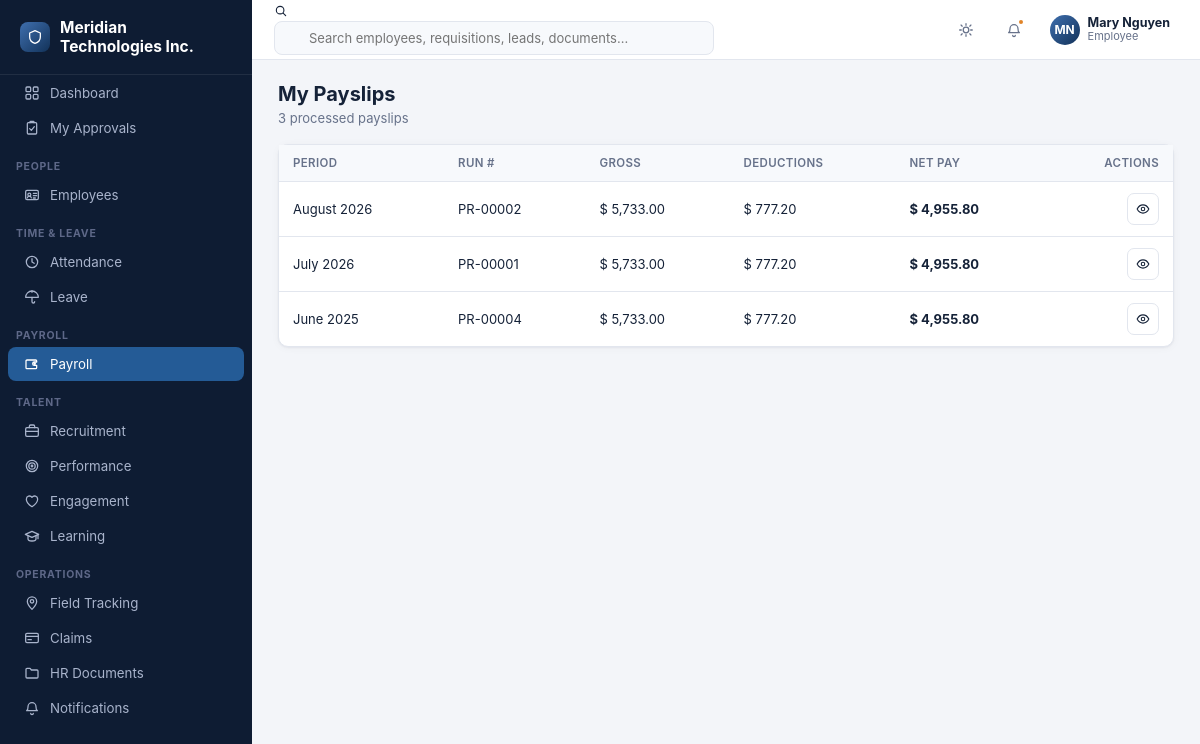
Page /payroll/my-payslips (signed in) on the committed database.
### tables this page shows
CREATE TABLE company_settings (
    id INTEGER PRIMARY KEY CHECK (id = 1),
    company_name TEXT NOT NULL DEFAULT 'Your Company',
    logo_path TEXT,
    address TEXT,
    city TEXT,
    state TEXT,
    country TEXT,
    pincode TEXT,
    phone TEXT,
    email TEXT,
    website TEXT,
    gstin TEXT,
    pan TEXT,
    currency_symbol TEXT NOT NULL DEFAULT '$',
    fiscal_year_start_month INTEGER NOT NULL DEFAULT 4,
    updated_at TEXT NOT NULL DEFAULT (datetime('now'))
);

CREATE TABLE users (
    id INTEGER PRIMARY KEY AUTOINCREMENT,
    username TEXT NOT NULL UNIQUE,
    password_hash TEXT NOT NULL,
    full_name TEXT NOT NULL,
    email TEXT,
    phone TEXT,
    role_id INTEGER NOT NULL REFERENCES roles(id),
    employee_id INTEGER REFERENCES employees(id),
    is_active INTEGER NOT NULL DEFAULT 1,
    last_login_at TEXT,
    created_at TEXT NOT NULL DEFAULT (datetime('now'))
);

CREATE TABLE roles (
    id INTEGER PRIMARY KEY AUTOINCREMENT,
    name TEXT NOT NULL UNIQUE,
    description TEXT,
    is_system INTEGER NOT NULL DEFAULT 0,
    created_at TEXT NOT NULL DEFAULT (datetime('now'))
);

CREATE TABLE payslips (
    id INTEGER PRIMARY KEY AUTOINCREMENT,
    payroll_run_id INTEGER NOT NULL REFERENCES payroll_runs(id) ON DELETE CASCADE,
    employee_id INTEGER NOT NULL REFERENCES employees(id) ON DELETE CASCADE,
    basic REAL NOT NULL DEFAULT 0,
    hra REAL NOT NULL DEFAULT 0,
    conveyance REAL NOT NULL DEFAULT 0,
    medical REAL NOT NULL DEFAULT 0,
    special_allowance REAL NOT NULL DEFAULT 0,
    other_allowance REAL NOT NULL DEFAULT 0,
    overtime_amount REAL NOT NULL DEFAULT 0,
    bonus REAL NOT NULL DEFAULT 0,
    gross_earnings REAL NOT NULL DEFAULT 0,
    pf_deduction REAL NOT NULL DEFAULT 0,
    esi_deduction REAL NOT NULL DEFAULT 0,
    professional_tax REAL NOT NULL DEFAULT 0,
    income_tax REAL NOT NULL DEFAULT 0,
    loan_deduction REAL NOT NULL DEFAULT 0,
    other_deduction REAL NOT NULL DEFAULT 0,
    total_deductions REAL NOT NULL DEFAULT 0,
    net_pay REAL NOT NULL DEFAULT 0,
    lop_days REAL NOT NULL DEFAULT 0,
    status TEXT NOT NULL DEFAULT 'Generated'
);

CREATE TABLE payroll_runs (
    id INTEGER PRIMARY KEY AUTOINCREMENT,
    run_number TEXT NOT NULL UNIQUE,
    period_month INTEGER NOT NULL,
    period_year INTEGER NOT NULL,
    status TEXT NOT NULL DEFAULT 'Draft',
    processed_at TEXT,
    processed_by INTEGER REFERENCES users(id),
    total_gross REAL NOT NULL DEFAULT 0,
    total_deductions REAL NOT NULL DEFAULT 0,
    total_net REAL NOT NULL DEFAULT 0,
    created_at TEXT NOT NULL DEFAULT (datetime('now')),
    UNIQUE(period_month, period_year)
);

### blueprints/payroll.py (the view)
@bp.route("/my-payslips")
@permission_required("payroll.payslips.view")
def my_payslips():
    if g.employee is None:
        flash("No employee record is linked to your account.", "error")
        return redirect(url_for("dashboard.index"))
    rows = db.query(
        """SELECT p.*, r.period_month, r.period_year, r.run_number
           FROM payslips p JOIN payroll_runs r ON r.id = p.payroll_run_id
           WHERE p.employee_id=? AND r.status='Processed'
           ORDER BY r.period_year DESC, r.period_month DESC""",
        (g.employee["id"],),
    )
    display_rows = []
    for r in rows:
        d = dict(r)
        d["period_label"] = _period_label(d["period_month"], d["period_year"])
        display_rows.append(d)
    return render_template("payroll/my_payslips.html", rows=display_rows)

### auth.py (called while the page is built)
def has_permission(code):
    if g.get("user") is None:
        return False
    perms = g.get("permissions", set())
    if "*" in perms:
        return True
    return code in perms

def permission_required(code):
    def decorator(view):
        @functools.wraps(view)
        def wrapped(**kwargs):
            if g.user is None:
                return redirect(url_for("auth.login", next=request.path))
            if not has_permission(code):
                flash(f"You don't have permission to do this ({code}).", "error")
                return redirect(url_for("dashboard.index"))
            return view(**kwargs)
        return wrapped
    return decorator

### blueprints/payroll.py (called while the page is built)
def _period_label(month, year):
    return f"{calendar.month_name[int(month)]} {year}"

### db.py (called while the page is built)
def get_db():
    if "db" not in g:
        os.makedirs(os.path.dirname(config.DB_PATH), exist_ok=True)
        g.db = sqlite3.connect(config.DB_PATH, detect_types=sqlite3.PARSE_DECLTYPES)
        g.db.row_factory = sqlite3.Row
        g.db.execute("PRAGMA foreign_keys = ON")
    return g.db

def query(sql, args=(), one=False):
    conn = get_db()
    cur = conn.execute(sql, args)
    rows = cur.fetchall()
    cur.close()
    if one:
        return rows[0] if rows else None
    return rows

### helpers.py (called while the page is built)
def money(value, symbol=None):
    try:
        value = float(value or 0)
    except (TypeError, ValueError):
        value = 0
    sym = symbol
    if sym is None:
        try:
            import db as _db
            row = _db.query("SELECT currency_symbol FROM company_settings WHERE id=1", one=True)
            sym = (row["currency_symbol"] if row else "$") + " "
        except Exception:
            sym = "$ "
    return f"{sym}{value:,.2f}"

def initials(name):
    if not name:
        return "?"
    parts = str(name).strip().split()
    if not parts:
        return "?"
    if len(parts) == 1:
        return parts[0][:2].upper()
    return (parts[0][0] + parts[-1][0]).upper()

### notify.py (called while the page is built)
def unread_count(user_id):
    row = db.query(
        "SELECT COUNT(*) as c FROM notifications WHERE user_id=? AND is_read=0", (user_id,), one=True
    )
    return row["c"] if row else 0

### templates/payroll/my_payslips.html (shortened to what this page needs)
{% extends "base.html" %}
{% import "partials/icons.html" as ic %}
{% block content %}
<div class="page-head">
  <div><h1>My Payslips</h1><div class="sub">{{ rows|length }} processed payslip{{ 's' if rows|length != 1 else '' }}</div></div>
</div>
<div class="card">
  <div class="table-wrap">
    {% if rows %}
    <table class="dt">
      <thead><tr>
        <th>Period</th><th>Run #</th><th>Gross</th><th>Deductions</th><th>Net Pay</th><th style="text-align:right">Actions</th>
      </tr></thead>
      <tbody>
        {% for r in rows %}
        <tr>
          <td>{{ r.period_label }}</td>
          <td>{{ r.run_number }}</td>
          <td>{{ r.gross_earnings|money }}</td>
          <td>{{ r.total_deductions|money }}</td>
          <td><strong>{{ r.net_pay|money }}</strong></td>
          <td>
            <div class="row-actions">
              <a class="btn sm btn-icon" href="{{ url_for('payroll.payslip_view', id=r.id) }}" title="View payslip">{{ ic.icon('eye',14) }}</a>
            </div>
          </td>
        </tr>
        {% endfor %}
      </tbody>
    </table>
    {% else %}
    <div class="empty-state">
      <div class="ic">{{ ic.icon('wallet', 34) }}</div>
      <p>No payslips yet. They'll appear here once a payroll run covering you is processed.</p>
    </div>
    {% endif %}
  </div>
</div>
{% endblock %}

### templates/base.html (shortened to what this page needs)
<!doctype html>
<html lang="en">
<head>
<link rel="stylesheet" href="{{ url_for('static', filename='css/style.css') }}">
</head>
<body>
{% import "partials/icons.html" as ic %}
{% set ep = request.endpoint or '' %}
<div class="app">
  <aside class="sidebar" id="sidebar">
    <div class="sidebar-brand"><span class="logo-dot">{{ ic.icon('shield', 16) }}</span> <span>{{ company.company_name if company else 'Enterprise HR' }}</span></div>
    <nav>
      <div class="nav-item {{ 'active' if ep=='dashboard.index' }}" onclick="location.href='{{ url_for('dashboard.index') }}'">
        {{ ic.icon('grid') }} <span>Dashboard</span>
      </div>
      <div class="nav-item {{ 'active' if ep=='dashboard.my_approvals' }}" onclick="location.href='{{ url_for('dashboard.my_approvals') }}'">
        {{ ic.icon('clipboard-check') }} <span>My Approvals</span>
      </div>
      {% if has_permission('employees.employees.view') %}
      <div class="nav-section">People</div>
      <div class="nav-item {{ 'active' if ep.startswith('employees.') }}" onclick="location.href='{{ url_for('employees.list_view') }}'">{{ ic.icon('id-card') }} <span>Employees</span></div>
      {% endif %}
      {% if has_permission('attendance.attendance.view') %}
      <div class="nav-section">Time &amp; Leave</div>
      <div class="nav-item {{ 'active' if ep.startswith('attendance.') }}" onclick="location.href='{{ url_for('attendance.daily') }}'">{{ ic.icon('clock') }} <span>Attendance</span></div>
      {% endif %}
      {% if has_permission('leave.requests.view') %}
      <div class="nav-item {{ 'active' if ep.startswith('leave.') }}" onclick="location.href='{{ url_for('leave.requests_list') }}'">{{ ic.icon('umbrella') }} <span>Leave</span></div>
      {% endif %}
      {% if has_permission('payroll.payslips.view') or has_permission('payroll.runs.view') %}
      <div class="nav-section">Payroll</div>
      <div class="nav-item {{ 'active' if ep.startswith('payroll.') }}" onclick="location.href='{{ url_for('payroll.runs_list') }}'">{{ ic.icon('wallet') }} <span>Payroll</span></div>
      {% endif %}
      {% if has_permission('recruitment.requisitions.view') %}
      <div class="nav-section">Talent</div>
      <div class="nav-item {{ 'active' if ep.startswith('recruitment.') }}" onclick="location.href='{{ url_for('recruitment.requisitions_list') }}'">{{ ic.icon('briefcase') }} <span>Recruitment</span></div>
      {% endif %}
      {% if has_permission('performance.goals.view') %}
      <div class="nav-item {{ 'active' if ep.startswith('performance.') }}" onclick="location.href='{{ url_for('performance.cycles_list') }}'">{{ ic.icon('target') }} <span>Performance</span></div>
      {% endif %}
      {% if has_permission('engagement.surveys.view') %}
      <div class="nav-item {{ 'active' if ep.startswith('engagement.') }}" onclick="location.href='{{ url_for('engagement.surveys_list') }}'">{{ ic.icon('heart') }} <span>Engagement</span></div>
      {% endif %}
      {% if has_permission('learning.courses.view') %}
      <div class="nav-item {{ 'active' if ep.startswith('learning.') }}" onclick="location.href='{{ url_for('learning.courses_list') }}'">{{ ic.icon('graduation') }} <span>Learning</span></div>
      {% endif %}
      {% if has_permission('field.visits.view') %}
      <div class="nav-section">Operations</div>
      <div class="nav-item {{ 'active' if ep.startswith('field.') }}" onclick="location.href='{{ url_for('field.visits_list') }}'">{{ ic.icon('map-pin') }} <span>Field Tracking</span></div>
      {% endif %}
      {% if has_permission('claims.claims.view') %}
      <div class="nav-item {{ 'active' if ep.startswith('claims.') }}" onclick="location.href='{{ url_for('claims.claims_list') }}'">{{ ic.icon('credit-card') }} <span>Claims</span></div>
      {% endif %}
      {% if has_permission('documents.documents.view') %}
      <div class="nav-item {{ 'active' if ep.startswith('documents.') }}" onclick="location.href='{{ url_for('documents.list_view') }}'">{{ ic.icon('folder') }} <span>HR Documents</span></div>
      {% endif %}
      <div class="nav-item {{ 'active' if ep.startswith('notifications.') }}" onclick="location.href='{{ url_for('notifications.index') }}'">{{ ic.icon('bell') }} <span>Notifications</span></div>
    </nav>
  </aside>
  <div class="main">
    <header class="topbar">
      <div class="search-box">
        {{ ic.icon('search', 14) }}
        <input type="text" placeholder="Search employees, requisitions, leads, documents..." oninput="onGlobalSearch(this)">
      </div>
      <div class="topbar-right">
        <button class="icon-btn" onclick="toggleTheme()" title="Toggle theme">{{ ic.icon('sun') }}</button>
        <div class="dropdown">
          <button class="icon-btn" data-dropdown-toggle title="Notifications">
            {{ ic.icon('bell') }}
            {% if unread_notifs and unread_notifs > 0 %}<span class="badge-dot"></span>{% endif %}
          </button>
        </div>
        <div class="dropdown">
          <div class="user-chip" data-dropdown-toggle>
            <div class="avatar">{% if g.employee and g.employee.photo_path %}<img src="{{ url_for('static', filename='uploads/' + g.employee.photo_path) }}">{% else %}{{ (g.user.full_name if g.user else '??')|initials }}{% endif %}</div>
            <div style="display:flex;flex-direction:column;line-height:1.2">
              <span style="font-weight:650;font-size:12.5px">{{ g.user.full_name if g.user else 'Guest' }}</span>
              <span class="text-muted" style="font-size:11px">{{ g.user.role_name if g.user else '' }}</span>
            </div>
          </div>
        </div>
      </div>
    </header>
    <main class="content">
      {% block content %}{% endblock %}
    </main>
  </div>
</div>
</body>
</html>

### templates/partials/icons.html (shortened to what this page needs)
{% macro icon(name, size=16) %}
<svg xmlns="http://www.w3.org/2000/svg" width="{{ size }}" height="{{ size }}" viewBox="0 0 24 24" fill="none" stroke="currentColor" stroke-width="1.9" stroke-linecap="round" stroke-linejoin="round" style="flex-shrink:0">{{ (p[name] or p['grid'])|safe }}</svg>
{%- endmacro %}

### rows in the picture
company_settings: company_name "Meridian Technologies Inc."
users: full_name "MN", user "Mary Nguyen"
roles: user "Employee"
payslips: period_label "August 2026", run_number "PR-00002", gross_earnings "$ 5,733.00", total_deductions "$ 777.20", net_pay "$ 4,955.80", {{ size }} 14 (drawn)
payslips: period_label "July 2026", run_number "PR-00001", gross_earnings "$ 5,733.00", total_deductions "$ 777.20", net_pay "$ 4,955.80", {{ size }} 14 (drawn)
payslips: period_label "June 2025", run_number "PR-00004", gross_earnings "$ 5,733.00", total_deductions "$ 777.20", net_pay "$ 4,955.80", {{ size }} 14 (drawn)

### other values in the picture
{{ rows|length }} "3"
{{ 's' if rows|length != 1 else '' }} "s"
